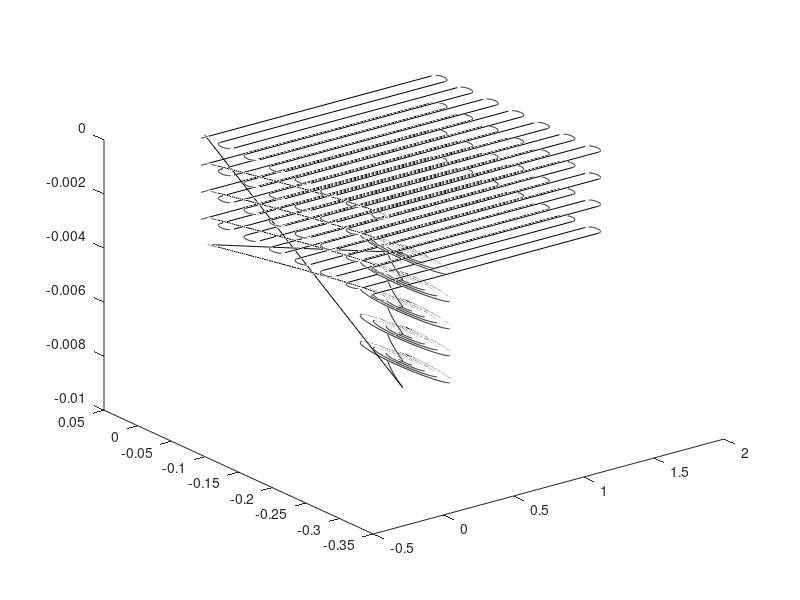

Write MATLAB code to recreate this figure. (Note: this script raises an error after producing the figure.)
close all
clear
format bank
tic

col=13; %number of columns in the code. Should be 9 (3D), or 13 (5D)
n=111; %number of points to interpret curved sections. Setting higher makes smoother curves but takes longer
rows=[];
brkpt=1.0; %1 is full plotting. 0.5 is half plotting. 0.1 is 10% plotting
PD=3; %Plot dimensions

shrow=col-3;

fid = fopen('Hammer_CyHi340_CyBa100_Rx1500_Ry162_Zd1_T0.85.txt');  % open the text file


disp('Loading txt file...')

S = textscan(fid,'%s');   % text scan the data
fclose(fid) ;      % close the file
S = S{1} ;
N = cellfun(@(x)str2double(x), S);  % convert the cell array to double 

M = reshape(N',col,numel(N)/col)'; %Convert the vector of values back into the right array format
M(:,6:7)=-M(:,6:7);
if numel(rows)>0; M=M(1:rows,:); end

%------------------ WWIREFRAME BLACK LINES FOR BEAM MOVEMENT---------------

Ms=cumsum(M); %cumulative sum of PVT file columns
shs=M(:,shrow); %this finds where the shutter is actually open
shs=cumsum(shs);
shs(find(M(:,shrow)~=0))=0;
shs(find(shs>0))=1; %ones and zeros showing which rows open the shutter
hits=find(shs==1); %this is the row numbers where the shutter is open
sum(M(:,1))/60

xpo=0;
ypo=0;
zpo=0;
sz=size(M);
if sz(1)>10000
    n=9;
    disp('n auto set to 9 to reduce time')
end

xpt=zeros(1,1);
ypt=zeros(1,1);
zpt=zeros(1,1);
shutl=zeros(1,1);


figure('units','normalized','outerposition',[0 0 1 1])
acx=zeros(1,sz(1));
acy=zeros(1,sz(1));
acz=zeros(1,sz(1));
xyzl=0;

disp('Acceleration and Polynomial Solutions...')

for L=1:sz(1) %for each row
    
    if sz(1)>10000
        if L/20000==floor(L/20000)
            disp(['Accel Calc ',num2str(L/sz(1)*100),' %'])
        end
    end

    t2=M(L,1); %time duration

    v2x=M(L,3); %X speed and distance
    if L==1; v1x=0;
    else v1x=M(L-1,3);
    end
    distx=M(L,2);

    v2y=M(L,5); %Y speed and distance
    if L==1; v1y=0;
    else v1y=M(L-1,5);
    end
    disty=M(L,4);

    v2z=M(L,7); %Z speed and distance
    if L==1; v1z=0;
    else v1z=M(L-1,7);
    end
    distz=M(L,6);

    c1x=(distx-.5*(v2x+v1x)*t2)/(-1/6*t2^3); %analytical solution to a 2nd degree fit for the motion of the stage. Formula is V=c1t^2+c2*t+v1. This is solved for each of X, Y, Z
    c2x=(v2x-c1x*t2^2-v1x)/t2;
    c1y=(disty-.5*(v2y+v1y)*t2)/(-1/6*t2^3);
    c2y=(v2y-c1y*t2^2-v1y)/t2;
    c1z=(distz-.5*(v2z+v1z)*t2)/(-1/6*t2^3);
    c2z=(v2z-c1z*t2^2-v1z)/t2;

    %if the line solution is flat, don't bother interpreting the curve just
    %plot a straight line
    if c1x==0 & c2x==0 & c1y==0 & c2y==0 & c1z==0 & c2z==0
        nn=2;
    else; 
        nn=n; %number of interpretation pts
    end
    
    xyzl=xyzl+nn;

    tt=linspace(0,t2,nn); %time vector
    xp=[];
    yp=[];
    zp=[];
    
    xp=1/3.*c1x.*tt.^3+1/2.*c2x.*tt.^2+v1x.*tt+xpo; %This is the integral of the 2nd order solution above. This track's the stage's movement position throughout the line
    yp=1/3.*c1y.*tt.^3+1/2.*c2y.*tt.^2+v1y.*tt+ypo;
    zp=1/3.*c1z.*tt.^3+1/2.*c2z.*tt.^2+v1z.*tt+zpo;
    
    
    shutl(xyzl-nn+1:xyzl)=shs(L)*ones(1,numel(xp)); %add ones to the shutter's vector if it's open
    xpt(xyzl-nn+1:xyzl)=xp; %long consecutive vector of the stage positions that accumulates throughout the for loop. These will be plotted finally to make the 3D plot
    ypt(xyzl-nn+1:xyzl)=yp;
    zpt(xyzl-nn+1:xyzl)=zp;

    ax=2*c1x*tt+c2x; %Find the acceleration in XYZ for each step
    acx(L)=max(abs(ax));
    ay=2*c1y*tt+c2y;
    acy(L)=max(abs(ay));
    az=2*c1z*tt+c2z;
    acz(L)=max(abs(az));

    xpo=xp(end); %save current position as the for loop continues
    ypo=yp(end);
    zpo=zp(end);
end
disp('Plotting Wireframe...')
if PD==3;
    plot3(xpt,ypt,zpt,'-k','linewidth',0.5) %plot in 3D
elseif PD==2;
    plot(xpt,ypt,'-k','linewidth',0.5) %plot in 2D
end
hold on
%--------------- END WIREFRAME -----------------------
% vx=c1x*tt.^2+c2x*tt+v1x

% ---------------------- START COLOURED LASED SECTIONS -----------------
disp('Plotting Coloured Lased Sections...')
streams=cumsum([0 diff(shutl)]); %binary vector showing where laser is on
starts=[0 diff(shutl)];  %catches the start/end pts of lasing
start=find(starts==1);

cm=jet; %the colormap used to set the colors of the lines
zs=unique(Ms(:,6));
zmin=min(zs);
zmax=max(zs); %finding the min and max z positions so the colormap uses full range

count=0;

tot=numel(start);
totr10=round(tot,-1)/10;

q=rand(1,numel(start));
p=find(q>brkpt);
start(p)=[];

for i=start
    
    count=count+1;
    if sz(1)>10000
        if (count/totr10)==floor(count/totr10)
            disp(['Colour Plotting ',num2str(count/totr10*10/brkpt),' %'])
        end
    end
    
    nowkill=min(find(starts(i:end)==-1))+i-1;
%     disp(i)
    
    z=zpt(i); %setting colormap based on starting z-position of each lasing segment
    zu=(z-zmin)/(zmax-zmin); %setting the colours of the lines
    cp=round(zu*255)+1;
    if isnan(cp); 
        co=cm(end,:);
    else
        co=cm(cp,:)/1;
    end
    
%     co=cm(end,:);
    
    
    if PD==3;
        plot3(xpt(i:nowkill),ypt(i:nowkill),zpt(i:nowkill),'-','LineWidth',5,'color',co) %plot coloured lines in 3D
    elseif PD==2;
        plot(xpt(i:nowkill),ypt(i:nowkill),'-','LineWidth',5,'color',co) %plot coloured lines in 2D
    end
end


% Plot the accelleration of the XYZ stages throughout on double y-axis plot
figure('units','normalized','outerposition',[0 0 1 1])
yyaxis left
plot(acx,'-','linewidth',1.5,'color','g')
hold on
plot(acy,'-b','linewidth',1.5)
ylim([0 max([acx acy])*1.2])
xlabel('step')
ylabel('Acceleration')

if sum(acz~=0)
yyaxis right
plot(acz,'linewidth',1.5)
ylim([0 max([acz])*1.2])
end

legend('X','Y','Z')

figure(1)
xlabel('X')
ylabel('Y')
zlabel('Z')
toc
% 
% Msa=Ms(:,6)-Ms(:,4);
% Msa=round(Msa,4)
% figure
% plot(Msa)
% title('Relative Z Position')
% msau=unique(Msa);









